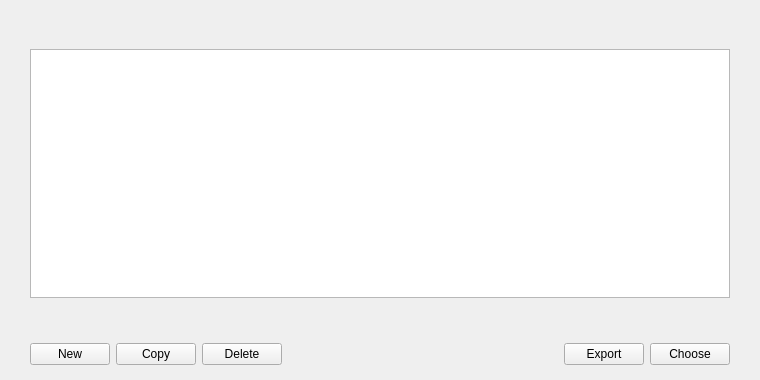
<?xml version="1.0" encoding="UTF-8"?>
<ui version="4.0">
 <class>ContractBookPage</class>
 <widget class="QWidget" name="ContractBookPage">
  <property name="geometry">
   <rect>
    <x>0</x>
    <y>0</y>
    <width>760</width>
    <height>380</height>
   </rect>
  </property>
  <property name="windowTitle">
   <string>Form</string>
  </property>
  <layout class="QVBoxLayout" name="verticalLayout">
   <property name="spacing">
    <number>0</number>
   </property>
   <property name="leftMargin">
    <number>0</number>
   </property>
   <property name="topMargin">
    <number>0</number>
   </property>
   <property name="rightMargin">
    <number>0</number>
   </property>
   <property name="bottomMargin">
    <number>0</number>
   </property>
   <item>
    <layout class="QVBoxLayout" name="verticalLayout_2">
     <property name="spacing">
      <number>15</number>
     </property>
     <property name="leftMargin">
      <number>30</number>
     </property>
     <property name="topMargin">
      <number>20</number>
     </property>
     <property name="rightMargin">
      <number>30</number>
     </property>
     <property name="bottomMargin">
      <number>20</number>
     </property>
     <item>
      <widget class="QLabel" name="labelExplanation">
       <property name="text">
        <string/>
       </property>
      </widget>
     </item>
     <item>
      <widget class="QTableView" name="tableView">
       <property name="contextMenuPolicy">
        <enum>Qt::CustomContextMenu</enum>
       </property>
       <property name="tabKeyNavigation">
        <bool>false</bool>
       </property>
       <property name="alternatingRowColors">
        <bool>true</bool>
       </property>
       <property name="selectionMode">
        <enum>QAbstractItemView::SingleSelection</enum>
       </property>
       <property name="selectionBehavior">
        <enum>QAbstractItemView::SelectRows</enum>
       </property>
       <property name="sortingEnabled">
        <bool>true</bool>
       </property>
       <attribute name="verticalHeaderVisible">
        <bool>false</bool>
       </attribute>
      </widget>
     </item>
    </layout>
   </item>
   <item>
    <widget class="QWidget" name="buttonsContainerWhite" native="true">
     <layout class="QHBoxLayout" name="horizontalLayout_2">
      <property name="leftMargin">
       <number>30</number>
      </property>
      <property name="topMargin">
       <number>25</number>
      </property>
      <property name="rightMargin">
       <number>30</number>
      </property>
      <property name="bottomMargin">
       <number>15</number>
      </property>
      <item>
       <widget class="XrayPushButton" name="newContractInfo">
        <property name="toolTip">
         <string>Create a new contract info</string>
        </property>
        <property name="text">
         <string>New</string>
        </property>
       </widget>
      </item>
      <item>
       <widget class="XrayPushButton" name="copyAddress">
        <property name="toolTip">
         <string>Copy the currently selected contract address to the system clipboard</string>
        </property>
        <property name="text">
         <string>Copy</string>
        </property>
       </widget>
      </item>
      <item>
       <widget class="XrayPushButton" name="deleteContractInfo">
        <property name="toolTip">
         <string>Delete the currently selected contract info from the list</string>
        </property>
        <property name="text">
         <string>Delete</string>
        </property>
       </widget>
      </item>
      <item>
       <spacer name="horizontalSpacer">
        <property name="orientation">
         <enum>Qt::Horizontal</enum>
        </property>
        <property name="sizeHint" stdset="0">
         <size>
          <width>40</width>
          <height>20</height>
         </size>
        </property>
       </spacer>
      </item>
      <item>
       <widget class="XrayPushButton" name="exportButton">
        <property name="toolTip">
         <string>Export the data to a file</string>
        </property>
        <property name="text">
         <string>Export</string>
        </property>
       </widget>
      </item>
      <item>
       <widget class="QPushButton" name="chooseContractInfo">
        <property name="text">
         <string>Choose</string>
        </property>
       </widget>
      </item>
     </layout>
    </widget>
   </item>
  </layout>
 </widget>
 <customwidgets>
  <customwidget>
   <class>XrayPushButton</class>
   <extends>QPushButton</extends>
   <header>qt/xraypushbutton.h</header>
  </customwidget>
 </customwidgets>
 <resources/>
 <connections/>
</ui>
